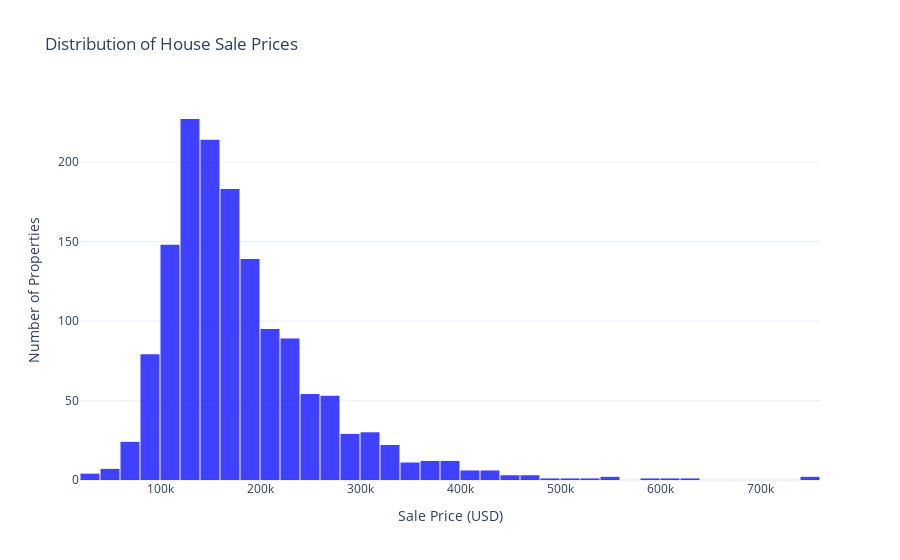

This figure's notebook cell:
### Markdown cell above
### Histogram: Distribution of Sale Prices

This visualisation presents a histogram showing the distribution of sale prices across all properties in the dataset. It is an essential step in exploratory data analysis (EDA), as it helps to:

- Gives a clear picture of how house prices are spread across the dataset.
- Helps identify whether most houses are sold at a low, average, or high prices.
- Shows if the pricing pattern is skewed or contains any unusual values like extremely expensive houses.

#### **Insights:**
- The distribution is **right-skewed**, with a large number of properties priced below \$250,000.
- There are fewer high-end properties, with sale prices decreasing in frequency as values rise.
- This skew may impact model performance and could suggest using a **log transformation** of `SalePrice` for regression.

> Chart saved as: `images/histogram_saleprice.png`

### Code cell
# Annotated Code Block: Histogram of Sale Prices

import pandas as pd
import plotly.express as px

# Load the dataset
df = pd.read_csv('../data/processed/cleaned_data.csv')

# Create histogram to show distribution of Sale Prices
fig = px.histogram(
    df,
    x='SalePrice',                          # X-axis: sale prices
    nbins=40,                               # Controls granularity
    title='Distribution of House Sale Prices',
    labels={'SalePrice': 'Sale Price (USD)'}, 
    opacity=0.75,                           # Transparency level
    color_discrete_sequence=['blue']       # Visual style
)

# Layout improvements
fig.update_layout(
    xaxis_title='Sale Price (USD)',
    yaxis_title='Number of Properties',
    bargap=0.05,                            # Bar spacing
    template='plotly_white'
)

# Save to images folder
fig.write_image("../images/histogram_saleprice.png")

# Show chart
fig.show()

### Figure 1 — Plotly figure (JSON) as saved in the notebook; plotly's stock layout.template omitted (floating-point values rounded to 4 significant figures; data arrays with more than 128 entries replaced by an {"elided": "..."} marker saying what was removed)
{"data": [{"bingroup": "x", "hovertemplate": "Sale Price (USD)=%{x}<br>count=%{y}<extra></extra>", "legendgroup": "", "marker": {"color": "blue", "opacity": 0.75, "pattern": {"shape": ""}}, "name": "", "nbinsx": 40, "orientation": "v", "showlegend": false, "type": "histogram", "x": {"elided": "1460 int values"}, "xaxis": "x", "yaxis": "y"}], "layout": {"bargap": 0.05, "barmode": "relative", "legend": {"tracegroupgap": 0}, "title": {"text": "Distribution of House Sale Prices"}, "xaxis": {"anchor": "y", "domain": [0, 1], "title": {"text": "Sale Price (USD)"}}, "yaxis": {"anchor": "x", "domain": [0, 1], "title": {"text": "Number of Properties"}}}}
